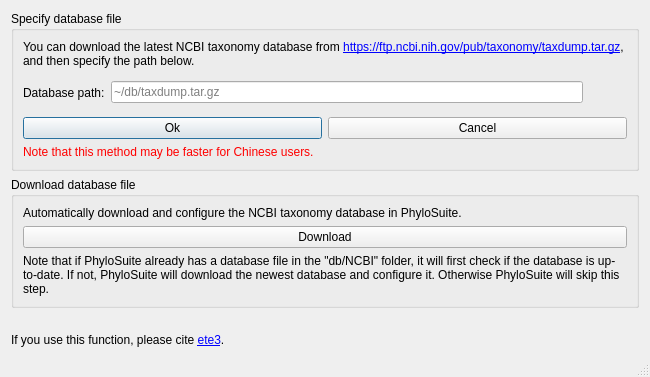
<?xml version="1.0" encoding="UTF-8"?>
<ui version="4.0">
 <class>NCBI_DB</class>
 <widget class="QDialog" name="NCBI_DB">
  <property name="geometry">
   <rect>
    <x>0</x>
    <y>0</y>
    <width>650</width>
    <height>377</height>
   </rect>
  </property>
  <property name="minimumSize">
   <size>
    <width>650</width>
    <height>0</height>
   </size>
  </property>
  <property name="maximumSize">
   <size>
    <width>16777215</width>
    <height>16777215</height>
   </size>
  </property>
  <property name="windowTitle">
   <string>Configure NCBI taxonomy database</string>
  </property>
  <property name="sizeGripEnabled">
   <bool>true</bool>
  </property>
  <layout class="QVBoxLayout" name="verticalLayout">
   <item>
    <widget class="QGroupBox" name="groupBox_2">
     <property name="title">
      <string>Specify database file</string>
     </property>
     <property name="checkable">
      <bool>false</bool>
     </property>
     <property name="checked">
      <bool>false</bool>
     </property>
     <layout class="QGridLayout" name="gridLayout">
      <item row="0" column="0" colspan="3">
       <widget class="QLabel" name="label_3">
        <property name="text">
         <string>&lt;html&gt;&lt;head/&gt;&lt;body&gt;&lt;p&gt;You can download the latest NCBI taxonomy database from &lt;a href=&quot;https://ftp.ncbi.nih.gov/pub/taxonomy/taxdump.tar.gz&quot;&gt;&lt;span style=&quot; text-decoration: underline; color:#0000ff;&quot;&gt;https://ftp.ncbi.nih.gov/pub/taxonomy/taxdump.tar.gz&lt;/span&gt;&lt;/a&gt;, and then specify the path below.&lt;/p&gt;&lt;/body&gt;&lt;/html&gt;</string>
        </property>
        <property name="scaledContents">
         <bool>false</bool>
        </property>
        <property name="wordWrap">
         <bool>true</bool>
        </property>
        <property name="openExternalLinks">
         <bool>true</bool>
        </property>
        <property name="textInteractionFlags">
         <set>Qt::LinksAccessibleByMouse|Qt::TextSelectableByMouse</set>
        </property>
       </widget>
      </item>
      <item row="1" column="0">
       <widget class="QLabel" name="label">
        <property name="text">
         <string>Database path:</string>
        </property>
       </widget>
      </item>
      <item row="1" column="1">
       <widget class="QLineEdit" name="lineEdit">
        <property name="dragEnabled">
         <bool>true</bool>
        </property>
        <property name="readOnly">
         <bool>true</bool>
        </property>
        <property name="placeholderText">
         <string>~/db/taxdump.tar.gz</string>
        </property>
       </widget>
      </item>
      <item row="1" column="2">
       <widget class="QToolButton" name="toolButton_3">
        <property name="styleSheet">
         <string notr="true"/>
        </property>
        <property name="text">
         <string/>
        </property>
        <property name="icon">
         <iconset resource="../myRes.qrc">
          <normaloff>:/picture/resourses/Open_folder_add_512px_1186192_easyicon.net.png</normaloff>:/picture/resourses/Open_folder_add_512px_1186192_easyicon.net.png</iconset>
        </property>
        <property name="iconSize">
         <size>
          <width>30</width>
          <height>30</height>
         </size>
        </property>
        <property name="checkable">
         <bool>false</bool>
        </property>
        <property name="checked">
         <bool>false</bool>
        </property>
        <property name="autoRaise">
         <bool>true</bool>
        </property>
       </widget>
      </item>
      <item row="2" column="0" colspan="3">
       <layout class="QHBoxLayout" name="horizontalLayout">
        <item>
         <widget class="QPushButton" name="pushButton">
          <property name="text">
           <string>Ok</string>
          </property>
          <property name="icon">
           <iconset resource="../myRes.qrc">
            <normaloff>:/picture/resourses/btn_ok.png</normaloff>:/picture/resourses/btn_ok.png</iconset>
          </property>
         </widget>
        </item>
        <item>
         <widget class="QPushButton" name="pushButton_2">
          <property name="text">
           <string>Cancel</string>
          </property>
          <property name="icon">
           <iconset resource="../myRes.qrc">
            <normaloff>:/picture/resourses/btn_close.png</normaloff>:/picture/resourses/btn_close.png</iconset>
          </property>
         </widget>
        </item>
       </layout>
      </item>
      <item row="3" column="0" colspan="2">
       <widget class="QLabel" name="label_4">
        <property name="text">
         <string>&lt;html&gt;&lt;head/&gt;&lt;body&gt;&lt;p&gt;&lt;span style=&quot; color:#ff0000;&quot;&gt;Note that this method may be faster for Chinese users.&lt;/span&gt;&lt;/p&gt;&lt;/body&gt;&lt;/html&gt;</string>
        </property>
       </widget>
      </item>
     </layout>
    </widget>
   </item>
   <item>
    <widget class="QGroupBox" name="groupBox">
     <property name="title">
      <string>Download database file</string>
     </property>
     <property name="checkable">
      <bool>false</bool>
     </property>
     <layout class="QVBoxLayout" name="verticalLayout_2">
      <item>
       <widget class="QLabel" name="label_6">
        <property name="text">
         <string>Automatically download and configure the NCBI taxonomy database in PhyloSuite.</string>
        </property>
        <property name="scaledContents">
         <bool>false</bool>
        </property>
        <property name="wordWrap">
         <bool>true</bool>
        </property>
        <property name="textInteractionFlags">
         <set>Qt::LinksAccessibleByMouse|Qt::TextSelectableByMouse</set>
        </property>
       </widget>
      </item>
      <item>
       <widget class="QPushButton" name="pushButton_5">
        <property name="text">
         <string>Download</string>
        </property>
        <property name="icon">
         <iconset resource="../myRes.qrc">
          <normaloff>:/picture/resourses/Install.png</normaloff>:/picture/resourses/Install.png</iconset>
        </property>
       </widget>
      </item>
      <item>
       <widget class="QLabel" name="label_2">
        <property name="text">
         <string>Note that if PhyloSuite already has a database file in the &quot;db/NCBI&quot; folder, it will first check if the database is up-to-date. If not, PhyloSuite will download the newest database and configure it. Otherwise PhyloSuite will skip this step. </string>
        </property>
        <property name="scaledContents">
         <bool>false</bool>
        </property>
        <property name="wordWrap">
         <bool>true</bool>
        </property>
        <property name="textInteractionFlags">
         <set>Qt::LinksAccessibleByMouse|Qt::TextSelectableByMouse</set>
        </property>
       </widget>
      </item>
     </layout>
    </widget>
   </item>
   <item>
    <widget class="QLabel" name="label_5">
     <property name="text">
      <string>&lt;html&gt;&lt;head/&gt;&lt;body&gt;&lt;p&gt;If you use this function, please cite &lt;a href=&quot;https://academic.oup.com/mbe/article/33/6/1635/2579822&quot;&gt;&lt;span style=&quot; text-decoration: underline; color:#0000ff;&quot;&gt;ete3&lt;/span&gt;&lt;/a&gt;.&lt;/p&gt;&lt;/body&gt;&lt;/html&gt;</string>
     </property>
     <property name="scaledContents">
      <bool>false</bool>
     </property>
     <property name="openExternalLinks">
      <bool>true</bool>
     </property>
     <property name="textInteractionFlags">
      <set>Qt::LinksAccessibleByMouse|Qt::TextSelectableByMouse</set>
     </property>
    </widget>
   </item>
  </layout>
 </widget>
 <tabstops>
  <tabstop>pushButton</tabstop>
  <tabstop>toolButton_3</tabstop>
  <tabstop>pushButton_5</tabstop>
  <tabstop>lineEdit</tabstop>
  <tabstop>pushButton_2</tabstop>
 </tabstops>
 <resources>
  <include location="../myRes.qrc"/>
 </resources>
 <connections/>
</ui>
